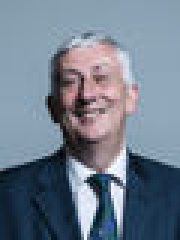
#> input picture source/legacy/mps/10295.jpeg, 60 x 80 px (shown 3 times larger)
$ python -i face.py   (imports and definitions only)
#> lines starting #> are read from the running program, lines starting #| are printed output that depends on the picture
#> further down, picture is the input picture: PIL image 60x80 RGB; mean R, G, B 112.1, 125, 140.3
from PIL import Image
import cv2
import numpy as np
from typing import NamedTuple
from functools import lru_cache


class Midline(NamedTuple):
    height: int
    width: int


def img_to_cv(img: Image.Image):
    if img.mode == "LA":
        img = img.copy().convert("L")  # Discard alpha, keep as grayscale
    elif img.mode == "RGBA":
        img = img.copy().convert("RGB")  # Discard alpha, convert to RGB

    img_array = np.array(img)

    # Check the number of dimensions and channels in the image
    if img_array.ndim == 2:
        # Grayscale image (1 channel)
        cv_img = cv2.cvtColor(img_array, cv2.COLOR_GRAY2BGR)
    elif img_array.ndim == 3:
        if img_array.shape[2] == 3:
            # RGB image (3 channels)
            cv_img = cv2.cvtColor(img_array, cv2.COLOR_RGB2BGR)
        elif img_array.shape[2] == 4:
            # RGBA image (4 channels)
            cv_img = cv2.cvtColor(img_array, cv2.COLOR_RGBA2BGR)
        else:
            raise ValueError(f"Unsupported number of channels: {img_array.shape[2]}")
    else:
        raise ValueError("Invalid image format")

    return cv_img


@lru_cache
def get_face_classifier() -> cv2.CascadeClassifier:
    return cv2.CascadeClassifier(
        cv2.data.haarcascades + "haarcascade_frontalface_default.xml"  # type: ignore
    )


def get_midline_from_image(img: Image.Image) -> Midline | None:
    cv_img = img_to_cv(img)
    gray_image = cv2.cvtColor(cv_img, cv2.COLOR_BGR2GRAY)
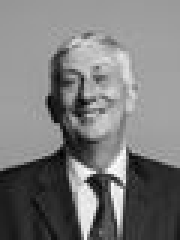
#> gray_image: shape (80, 60) (shown 3 times larger); min 1, max 253, mean 122.8

    faces = get_face_classifier().detectMultiScale(
        gray_image, scaleFactor=1.1, minNeighbors=5, minSize=(40, 40)
    )
#> faces = ()

    faces = list(faces)
#> faces = []

    if not faces:
        return None

    faces.sort(key=lambda x: x[2] * x[3], reverse=True)

    biggest_face = faces[0]

    midline_width = biggest_face[0] + biggest_face[2] // 2
    midline_height = biggest_face[1] + biggest_face[3] // 2

    return Midline(height=midline_height, width=midline_width)


# [53 lines left out: function resize_on_centerline, not called in this run]

>>> from PIL import Image
>>> picture = Image.open('../../source/legacy/mps/10295.jpeg')
>>> result = get_midline_from_image(picture)

$ run again, on source/legacy/mps/10580.jpeg
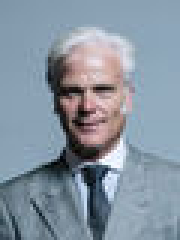
#> input picture source/legacy/mps/10580.jpeg, 60 x 80 px (shown 3 times larger)
#> picture is the input picture: PIL image 60x80 RGB; mean R, G, B 134.5, 147.5, 160.5
#> in get_midline_from_image, `gray_image = cv2.cvtColor(cv_img, cv2.COLOR_BGR2GRAY)`:
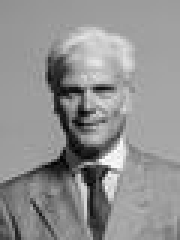
#> gray_image: shape (80, 60) (shown 3 times larger); min 1, max 254, mean 145.1
#> in get_midline_from_image, `faces = get_face_classifier().detectMultiScale( gray_image, scaleFacto..`: faces = ()
#> in get_midline_from_image, `faces = list(faces)`: faces = []

$ run again, on source/legacy/mps/10646.jpeg
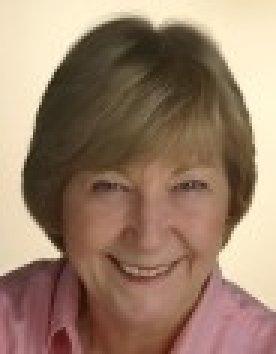
#> input picture source/legacy/mps/10646.jpeg, 92 x 118 px (shown 3 times larger)
#> picture is the input picture: PIL image 92x118 RGB; mean R, G, B 153.3, 127, 105.9
#> in get_midline_from_image, `gray_image = cv2.cvtColor(cv_img, cv2.COLOR_BGR2GRAY)`:
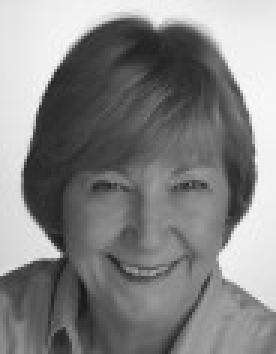
#> gray_image: shape (118, 92) (shown 3 times larger); min 19, max 250, mean 132.4
#> faces = [[18, 38, 64, 64]]
#> biggest_face = [18, 38, 64, 64]
#> midline_width = 50
#> midline_height = 70
#> result = (70, 50)

$ run again, on source/legacy/mps/10683.jpeg
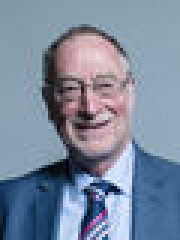
#> input picture source/legacy/mps/10683.jpeg, 60 x 80 px (shown 3 times larger)
#> picture is the input picture: PIL image 60x80 RGB; mean R, G, B 123.2, 137.2, 158.2
#> in get_midline_from_image, `gray_image = cv2.cvtColor(cv_img, cv2.COLOR_BGR2GRAY)`:
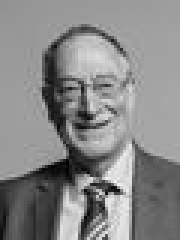
#> gray_image: shape (80, 60) (shown 3 times larger); min 1, max 244, mean 135.4
#> in get_midline_from_image, `faces = get_face_classifier().detectMultiScale( gray_image, scaleFacto..`: faces = ()
#> in get_midline_from_image, `faces = list(faces)`: faces = []
